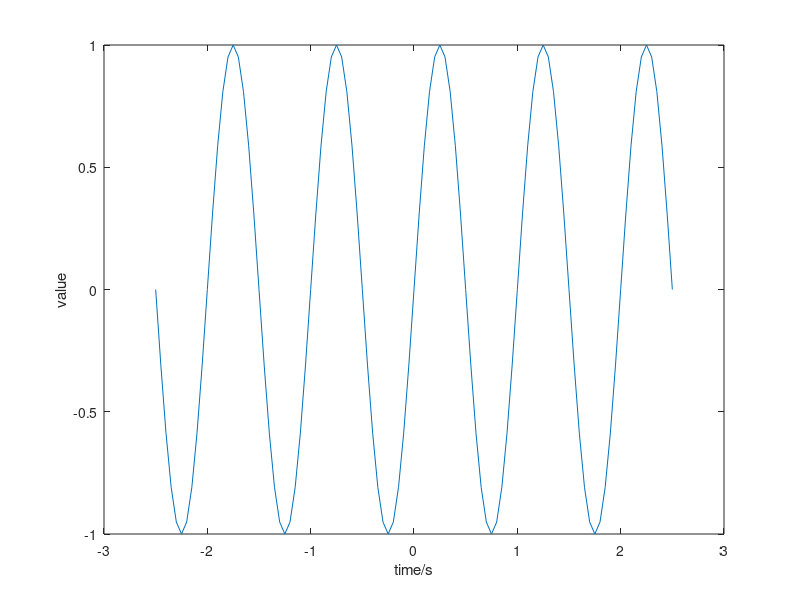

Write the MATLAB code that produced this figure.

%%  清内存 关闭窗口 准备工作
clear 
close all
clc
 
%%  signal
A=1;                %amplify
f=1;               %Hz
w=2*pi*f;           %rad/s
p=0;                %rad
%采样
T=5;                %s        %观测时间
fs=20*f;            %Hz       %采样频率
d=1/fs;             %s        %采样间隔
 
 
t=-T/2:d:T/2;       %离散时间t
s1=A*sin(w*t+p);    %正弦信号
 
figure(1)
plot(t,s1);
xlabel('time/s');
ylabel('value');

